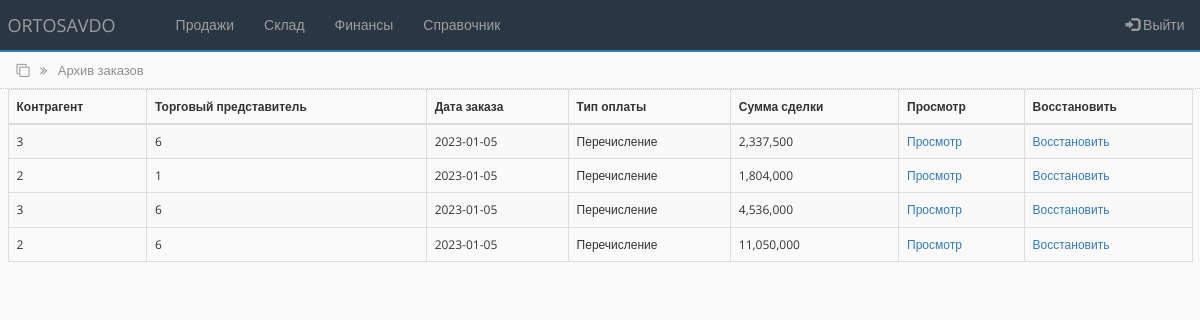
The app's page /archive_order.php (signed in), older data.
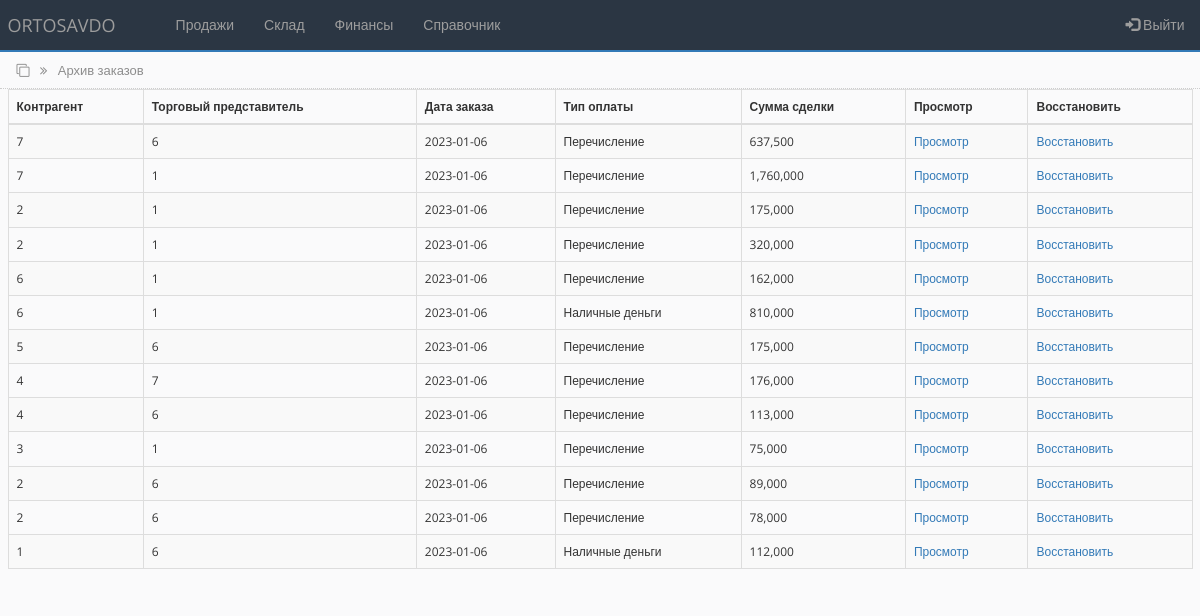
The same page, newer data.
### tables this page shows
CREATE TABLE `main_ord_tbl` (
  `id` int(100) NOT NULL,
  `contractor` varchar(250) NOT NULL,
  `sale_agent` varchar(250) NOT NULL,
  `ord_date` date NOT NULL,
  `payment_type` varchar(250) NOT NULL,
  `transaction_amount` int(100) NOT NULL,
  `order_status` int(100) NOT NULL DEFAULT '0'
);

### archive_order.php (the view, shortened to what this page needs)
<?php
include('settings.php');
$query = "SELECT * FROM main_ord_tbl WHERE order_status='1' ORDER by id DESC";
$rs_result = mysqli_query ($connect, $query);
?>
<!DOCTYPE html>
<html lang="en">
<head>
    <link rel="stylesheet" href="https://maxcdn.bootstrapcdn.com/bootstrap/3.4.1/css/bootstrap.min.css">
    <link rel="stylesheet" href="https://cdnjs.cloudflare.com/ajax/libs/font-awesome/4.7.0/css/font-awesome.min.css">
    <link rel="stylesheet" href="css/bootstrap-grid.min.css">
    <link rel="stylesheet" href="css/style.css">
</head>
<body>
<?php include 'partSite/nav.php'; ?>
<div class="page_name">
    <div class="container-fluid">
        <i class="fa fa-clone" aria-hidden="true"></i>
        <i class="fa fa-angle-double-right right_cus"></i>
        <span class="right_cus">Архив заказов</span>
    </div>
</div>
<div class="all_table">
    <div class="container-fluid">
        <table class="table table-striped table-bordered">
        <thead>
            <tr>
            <th scope="col">Контрагент</th>
            <th scope="col">Торговый представитель</th>
            <th scope="col">Дата заказа</th>
            <th scope="col">Тип оплаты</th>
            <th scope="col">Сумма сделки</th>
            <th scope="col">Просмотр</th>
            <th scope="col">Восстановить</th>
            </tr>
        </thead>
        <tbody>
<?php
    while ($row = mysqli_fetch_array($rs_result)) {
?>
            <tr>
                <td><?php echo $row["contractor"]; ?></td>
                <td><?php echo $row["sale_agent"]; ?></td>
                <td><?php echo $row["ord_date"]; ?></td>
                <td><?php echo $row["payment_type"]; ?></td>
                <td><?php echo number_format($row['transaction_amount']); ?></td>
                <td><a href="inside_archive_order.php?id=<?php echo $row["id"]; ?>&&payment_type=<?php echo $row["payment_type"]; ?>&&sale_agent=<?php echo $row["sale_agent"]; ?>&&contractor=<?php echo $row["contractor"]; ?>&&date=<?php echo $row["ord_date"]; ?>">Просмотр</a></td>
                <td><a href="action.php?restore_id=<?=$row['id']?>" onclick="return confirm('Восстановить?')" role="button">Восстановить</a></td
            </tr>
<?php
    };
?>
        </tbody>
        </table>
    </div>
</div>
</body>
</html>

### partSite/nav.php (shortened to what this page needs)
<nav class="navbar navbar-inverse navbar-custom">
  <div class="container-fluid">
    <div class="navbar-header">
      <a class="navbar-brand" href="main.php">ORTOSAVDO</a>
    </div>
    <ul class="nav navbar-nav">
      <li><a href="#"></a></li>
      <li class="dropdown">
        <a class="dropdown-toggle" data-toggle="dropdown" href="#">Продажи</a>
      </li>
      <li class="dropdown">
        <a class="dropdown-toggle" data-toggle="dropdown" href="#">Склад</a>
      </li>
      <li class="dropdown">
        <a class="dropdown-toggle" data-toggle="dropdown" href="#">Финансы</a>
      </li>
      <li class="dropdown">
        <a class="dropdown-toggle" data-toggle="dropdown" href="#">Справочник</a>
      </li>
    </ul>
    <ul class="nav navbar-nav navbar-right r15" data-toggle="modal" data-target="#exampleModal">
      <li><a href="#"><span class="glyphicon glyphicon-log-in"></span> Выйти</a></li>
    </ul>
  </div>
</nav>

### css/style.css (style rules this page uses)
* { box-sizing:border-box;margin:0;padding:0;transition:all 0.01s }
body { background-color:#FAFAFB;font-family:"Open Sans",sans-serif;font-size:12px }
.r15 { margin-right:-7px }
.navbar-inverse .navbar-nav>li>a { color:#9d9d9d;font-size:14px }
.navbar-custom { background-color:#2B3643;border:none;border-radius:0%;border-bottom:solid 2px;border-bottom-color:#337ab7 }
.page_name { width:100%;height:37px;padding:9px;margin-top:-20px;border-bottom:1px dotted #CDCDCD;color:#8d8d8d;font-size:13px }
.right_cus { margin-left:7px }
.table { padding-top:10px }

Row changes from the older to the newer data that the page shows:
removed main_ord_tbl: contractor "3", sale_agent "6", ord_date "2023-01-05", payment_type "Перечисление", transaction_amount "2,337,500"
removed main_ord_tbl: contractor "2", sale_agent "1", ord_date "2023-01-05", payment_type "Перечисление", transaction_amount "1,804,000"
removed main_ord_tbl: contractor "3", sale_agent "6", ord_date "2023-01-05", payment_type "Перечисление", transaction_amount "4,536,000"
removed main_ord_tbl: contractor "2", sale_agent "6", ord_date "2023-01-05", payment_type "Перечисление", transaction_amount "11,050,000"
added main_ord_tbl: contractor "7", sale_agent "6", ord_date "2023-01-06", payment_type "Перечисление", transaction_amount "637,500"
added main_ord_tbl: contractor "7", sale_agent "1", ord_date "2023-01-06", payment_type "Перечисление", transaction_amount "1,760,000"
added main_ord_tbl: contractor "2", sale_agent "1", ord_date "2023-01-06", payment_type "Перечисление", transaction_amount "175,000"
added main_ord_tbl: contractor "2", sale_agent "1", ord_date "2023-01-06", payment_type "Перечисление", transaction_amount "320,000"
added main_ord_tbl: contractor "6", sale_agent "1", ord_date "2023-01-06", payment_type "Перечисление", transaction_amount "162,000"
added main_ord_tbl: contractor "6", sale_agent "1", ord_date "2023-01-06", payment_type "Наличные деньги", transaction_amount "810,000"
added main_ord_tbl: contractor "5", sale_agent "6", ord_date "2023-01-06", payment_type "Перечисление", transaction_amount "175,000"
added main_ord_tbl: contractor "4", sale_agent "7", ord_date "2023-01-06", payment_type "Перечисление", transaction_amount "176,000"
added main_ord_tbl: contractor "4", sale_agent "6", ord_date "2023-01-06", payment_type "Перечисление", transaction_amount "113,000"
added main_ord_tbl: contractor "3", sale_agent "1", ord_date "2023-01-06", payment_type "Перечисление", transaction_amount "75,000"
added main_ord_tbl: contractor "2", sale_agent "6", ord_date "2023-01-06", payment_type "Перечисление", transaction_amount "89,000"
added main_ord_tbl: contractor "2", sale_agent "6", ord_date "2023-01-06", payment_type "Перечисление", transaction_amount "78,000"
added main_ord_tbl: contractor "1", sale_agent "6", ord_date "2023-01-06", payment_type "Наличные деньги", transaction_amount "112,000"
